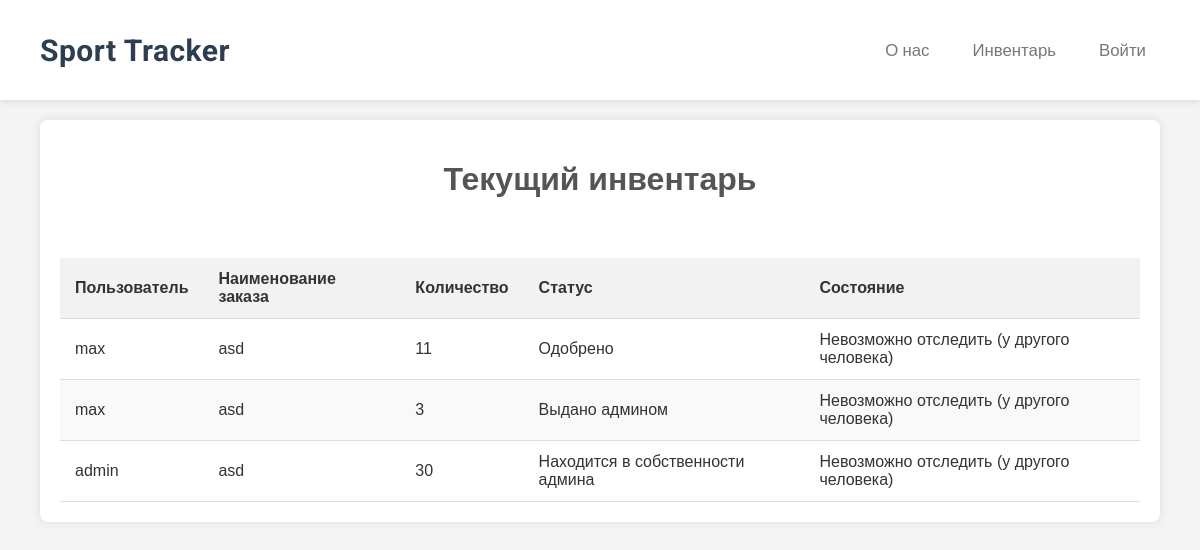
Before: /view_inventory/ with the older database file.
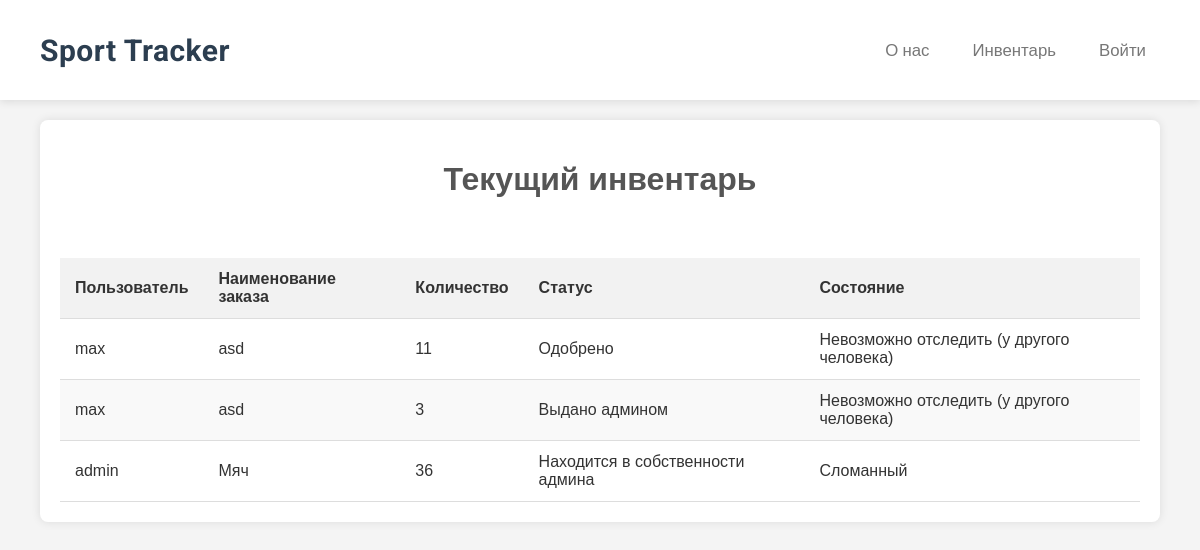
After: the same page with the newer database file.
### main/models.py (models this page shows, shortened)
class Votings(models.Model):
    author = models.ForeignKey(User, on_delete=models.CASCADE)
    image = models.ImageField(upload_to=get_image_upload_path, blank=True, null=True)
    name = models.TextField()
    questions_number = models.IntegerField()
    type_of_voting = models.TextField()

### main/views.py (the view)
# urls.py: path('view_inventory/', view_inventory, name='view_inventory'),
def view_inventory(request):
    order_items = OrderItem.objects.filter(status__in=['get_from_admin', 'approved']).select_related('voting').order_by('name')
    grouped_items = defaultdict(lambda: {'total_quantity': 0, 'user': set(), 'status': None})
    for item in order_items:
      orders = UserOrder.objects.filter(items=item).select_related('user')
      for order in orders:
        key = (order.user.username, item.name, item.status)
        grouped_items[key]['total_quantity'] += item.quantity
        grouped_items[key]['user'].add(order.user.username)
        grouped_items[key]['status'] = item.status
    inventory = []
    for (user, name, status), data in grouped_items.items():
        inventory.append({
            'user': ', '.join(data['user']),
            'name': name,
            'total_quantity': data['total_quantity'],
            'status_display': dict(OrderItem.STATUS_CHOICES).get(data['status']),
            'status_prep': 'Невозможно отслеживать'
            })
    votings = Votings.objects.all()
    for item in votings:
        inventory.append({
            'user': 'admin',
            'name': item.name,
            'total_quantity': item.questions_number,
            'status_display': 'Находится в собственности админа',
            'status_prep': item.type_of_voting
        })
    context = {
        'inventory': inventory
    }
    return render(request, 'view_inventory.html', context)

### main/templates/view_inventory.html (shortened to what this page needs)
{% load static %}
<!DOCTYPE html>
<html lang="en">
<head>
    <link rel="stylesheet" href="{% static 'catalog_cards.css' %}">
    <link rel="stylesheet" href="{% static 'header.css' %}">
</head>
{% include 'header.html' %}
<body>
    <div class="container">
    <h1>Текущий инвентарь</h1>
    <table>
        <thead>
            <tr>
                <th>Пользователь</th>
                <th>Наименование заказа</th>
                <th>Количество</th>
                <th>Статус</th>
                <th>Состояние</th>
            </tr>
        </thead>
        <tbody>
            {% for item in inventory %}
                <tr>
                    <td>{{ item.user }}</td>
                    <td>{{ item.name }}</td>
                    <td>{{ item.total_quantity }}</td>
                    <td>{{ item.status_display }}</td>
                    {% if item.status_prep == "one" %}
                    <td>Новый</td>
                    {% elif item.status_prep == "one" %}
                    <td>Использованный</td>
                    {% elif item.status_prep == "end" %}
                    <td>Сломанный</td>
                    {% else %}
                    <td>Невозможно отследить (у другого человека)</td>
                    {% endif %}
                </tr>
            {% endfor %}
        </tbody>
    </table>
</div>
</body>
</html>

Changed rows visible on the page:
changed Votings: type_of_voting "multi" → "end" (drawn)
Other visible differences:
new list line: "admin 36 Находится в собственности админа Сломанный"
new list line: "Мяч"
list line gone: "admin 30 Находится в собственности админа Невозможно отследить (у другого человека)"
list line gone: "asd"
